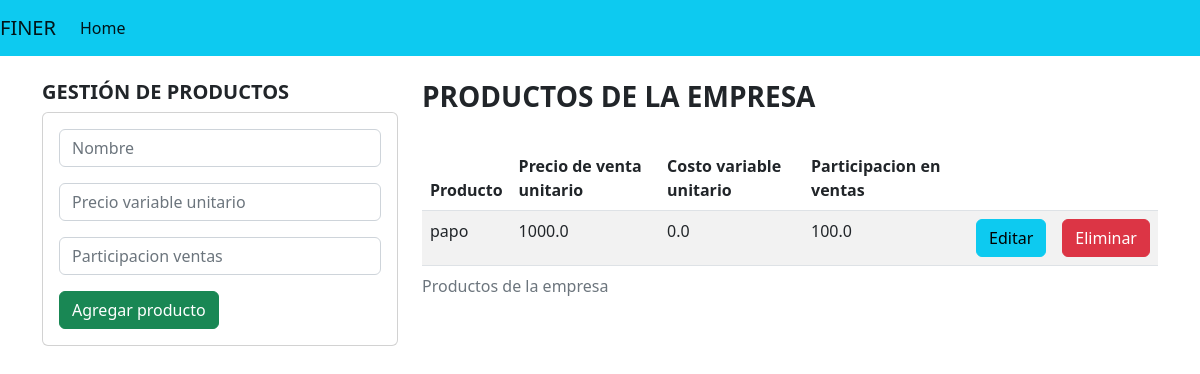
The app's page /productos/, older data.
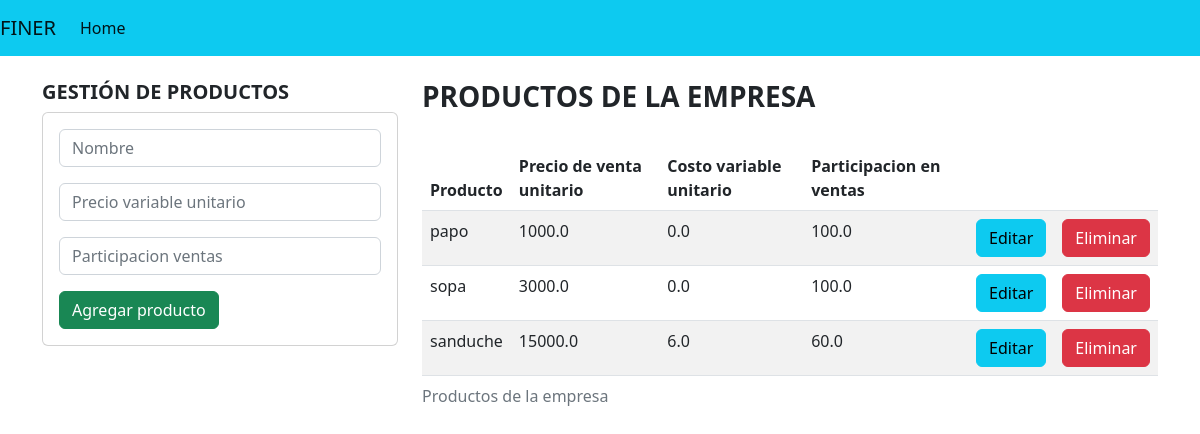
The same page, newer data.
### FinerApp/models.py (models this page shows)
class Producto(models.Model):
   empresa_id = models.ForeignKey(Empresa, on_delete=models.CASCADE) #Llave foranea
   nombre = models.CharField(max_length=30)
   c_v_u = models.DecimalField(max_digits=10,decimal_places=1,default=0,blank=True)  # Esto se puede calcular con base en el costo de los conceptos asociados
   p_v_u = models.DecimalField(max_digits=10,decimal_places=1)
   participacion_ventas = models.DecimalField(max_digits=10,decimal_places=1)
   margen_contribucion = models.DecimalField(max_digits=10,decimal_places=1,default=0)

### FinerApp/views.py (the view, shortened to what this page needs)
# urls.py: path('productos/', views.gestion_producto, name= 'gestion_producto'),
def gestion_producto(request,empresa_id=1):
   tipoEmpresa = Empresa.objects.get(id=empresa_id).tipo_empresa
   productos = Producto.objects.filter(empresa_id=empresa_id)
   form = FormProducto()
   return render(request, "gestion_producto.html", {"productos": productos,'form':form,'tipoEmpresa':Empresa.objects.get(id=empresa_id).tipo_empresa})

### FinerApp/forms.py
class FormProducto(forms.ModelForm):
   class Meta:
      model = Producto
      fields = [
         'nombre',
         'c_v_u',
         'p_v_u',
         'participacion_ventas',
      ]
      labels = {
         'nombre': 'Nombre',
         'c_v_u': 'Costo variable unitario',
         'p_v_u': 'Precio variable unitario',
         'participacion_ventas':'Participacion ventas'
      }
      widgets = {
         'nombre':forms.TextInput(attrs={'class':'form-control','placeholder':labels['nombre']}),
         'c_v_u':forms.TextInput(attrs={'class':'form-control','placeholder':labels['c_v_u']}),
         'p_v_u': forms.TextInput(attrs={'class':'form-control','placeholder':labels['p_v_u']}),
         'participacion_ventas': forms.TextInput(attrs={'class':'form-control','placeholder':labels['participacion_ventas']}),
      }

### FinerApp/templates/gestion_producto.html (shortened to what this page needs)
{% extends "base.html" %}
{% block contenido %}
<div class = "row">
   <div class = "col-sm-12 col-md-6 col-lg-4 col-xl-4 ">
   <h5><strong>GESTIÓN DE PRODUCTOS</strong></h5>
      <div class ="card">
         <div class= "card-body">
            <form action="" method = "POST">
               <div class = "form-group mb-3">
                  {{form.nombre}}
               </div>
               <div class = "form-group mb-3">
                  {{form.p_v_u}}
               </div>
               <div class="form-group mb-3">
                  {{form.participacion_ventas}}
               </div>
               <div class = "form-group">
                  <button type= "submit" class= "btn btn-success btn-block text-white">Agregar producto</button>
               </div>
            </form>
         </div>
      </div>
   </div>
   <div class = "col-sm-12 col-md-6 col-lg-8 col-xl-8 ">
      <h3><strong>PRODUCTOS DE LA EMPRESA</strong></h3>
      <div class = "table-responsive py-2 ">
         <table class = "table table-striped" >
            <caption> Productos de la empresa</caption>
            <thead>
               <th>Producto</th>
               <th>Precio de venta unitario</th>
               <th>Costo variable unitario</th>
               <th>Participacion en ventas</th>
               <th colspan = "2"></th>
            </thead>
            <tbody>
               <ul>
                  {% for p in productos %}
                  <tr>
                  <td>{{p.nombre}}</td>
                  <td>{{p.p_v_u}}</td>
                  <td>{{p.c_v_u}}</td>
                  <td>{{p.participacion_ventas}}</td>
                  <td><a href = "{% url 'editar_producto' p.id %}" class= "btn btn-info">Editar</a></td>
                  <td><a href = "{% url 'eliminar_producto' p.id %}" class= "btn btn-danger">Eliminar</a></td>
                  </tr>
                  {% endfor%}
               </ul>
            </tbody>
         </table>
      </div>
   </div>
</div>
{% endblock %}

Row changes from the older to the newer data that the page shows:
added Producto: nombre "sopa", p_v_u "3000.0", c_v_u "0.0", participacion_ventas "100.0"
added Producto: nombre "sanduche", p_v_u "15000.0", c_v_u "6.0", participacion_ventas "60.0"
